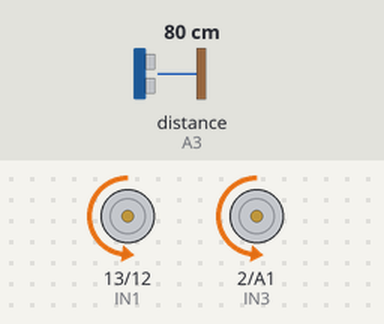
Bench run of a sketch on a simulated Arduino Uno, built with avr-gcc and run on an emulated ATmega328P. On the bench: motor-driver pin pairs drawn as motors (green arrow = first pin HIGH = forward, orange = second pin HIGH = backward, longer = more drive, scaled by the enable pin). Wiring (inferred from the names in the program): ultrasonic range finder: trigger A2; echo A3. The test bench sets the inputs (shaded band); at power-on: distance to the obstacle (sensor on A3) 80 cm. The echo pulse lasts 58.3 µs per cm.

Above: at 1.7 s.
1.8 s: distance to the obstacle (sensor on A3) set to 34 cm
3.3 s: distance to the obstacle (sensor on A3) set to 27 cm
At 4.2 s:
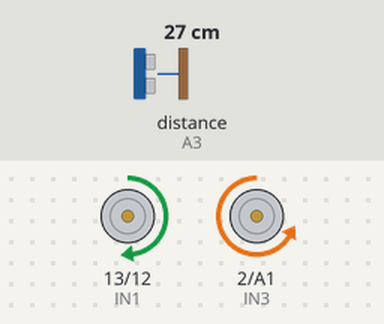
6.3 s: distance to the obstacle (sensor on A3) set to 35 cm
At 7.0 s:
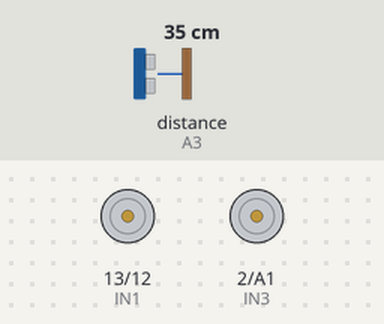
8.4 s: distance to the obstacle (sensor on A3) set to 2 cm
At 9.3 s:
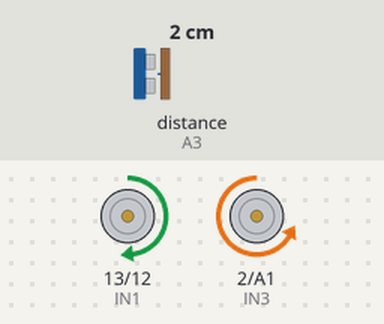
Timing chart, 0 to 12.4 s (numbered marks = the images above; inputs shaded):
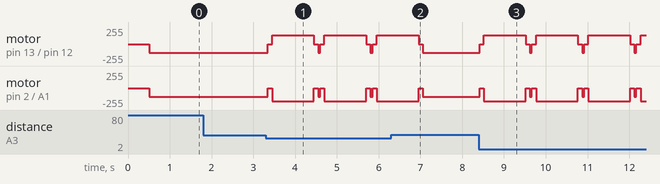

The sketch:

ultrasonic_Sensor.ino
```cpp
// ================= MOTOR PINS =================
const int ENA = 11;   // Right motor PWM
const int IN1 = 13;   // Right motor direction 1
const int IN2 = 12;   // Right motor direction 2

const int ENB = 3;    // Left motor PWM
const int IN3 = 2;    // Left motor direction 1
const int IN4 = A1;   // Left motor direction 2

// ================= TUNABLE SPEEDS =================
//speed has been tuned low to ensure the ultrasonic sensor has enough time to react
#define BASE_SPEED   130
#define OUTER_TURN   200
#define INNER_TURN   160
#define SPIN_FW      200
#define SPIN_BW      100

// ================= ULTRASONIC PINS =================
const int TRIG_PIN = A2;
const int ECHO_PIN = A3;

const int OBSTACLE_DISTANCE = 30; // cm threshold

// ================== ULTRASONIC FUNCTION ==================
long getDistance() {
  digitalWrite(TRIG_PIN, LOW);
  delayMicroseconds(2);

  digitalWrite(TRIG_PIN, HIGH);
  delayMicroseconds(10);
  digitalWrite(TRIG_PIN, LOW);

  long duration = pulseIn(ECHO_PIN, HIGH, 30000); // 30ms = ~5m range

  if (duration == 0) return 9999; // timeout meaning no object

  long distance = (duration * 0.0343) / 2; // convert to cm
  return distance;
}

// ================= MOTOR CONTROL =================
void moveForward() {
  digitalWrite(IN1, LOW);
  digitalWrite(IN2, HIGH);
  analogWrite(ENA, BASE_SPEED);

  digitalWrite(IN3, LOW);
  digitalWrite(IN4, HIGH);
  analogWrite(ENB, BASE_SPEED);
}

void stopMotors() {
  digitalWrite(IN1, LOW);
  digitalWrite(IN2, LOW);
  analogWrite(ENA, 0);

  digitalWrite(IN3, LOW);
  digitalWrite(IN4, LOW);
  analogWrite(ENB, 0);
}

void turnRight() {
  // Right wheel backward
  digitalWrite(IN1, HIGH);
  digitalWrite(IN2, LOW);
  analogWrite(ENA, SPIN_BW);

  // Left wheel forward
  digitalWrite(IN3, LOW);
  digitalWrite(IN4, HIGH);
  analogWrite(ENB, SPIN_FW);
}

void setup() {
  pinMode(ENA, OUTPUT);
  pinMode(IN1, OUTPUT);
  pinMode(IN2, OUTPUT);

  pinMode(ENB, OUTPUT);
  pinMode(IN3, OUTPUT);
  pinMode(IN4, OUTPUT);

  pinMode(TRIG_PIN, OUTPUT);
  pinMode(ECHO_PIN, INPUT);

  delay(500);
}

void loop() {
  long dist = getDistance();

  if (dist < OBSTACLE_DISTANCE) {
    // Obstacle detected → turn right
    stopMotors();
    delay(100);

    turnRight();
    delay(1000);   // <-- adjust for perfect 90° depending on your robot

    stopMotors();
    delay(100);

    moveForward();
  }
  else {
    // No obstacle → keep going straight
    moveForward();
  }

  delay(50);
}
```

Measured:
- the behaviour switches between 31 and 30 cm on distance to the obstacle (sensor on A3) (found by bisection; images 0 and 1)
- after the input at 1.8 s, every drawn part: stays the same
- after the input at 6.3 s, motor on pin 13 (IN1) / pin 12 (IN2), motor on pin 2 (IN3) / A1 (IN4): goes on until 7.1 s, then stays backward 130/255
